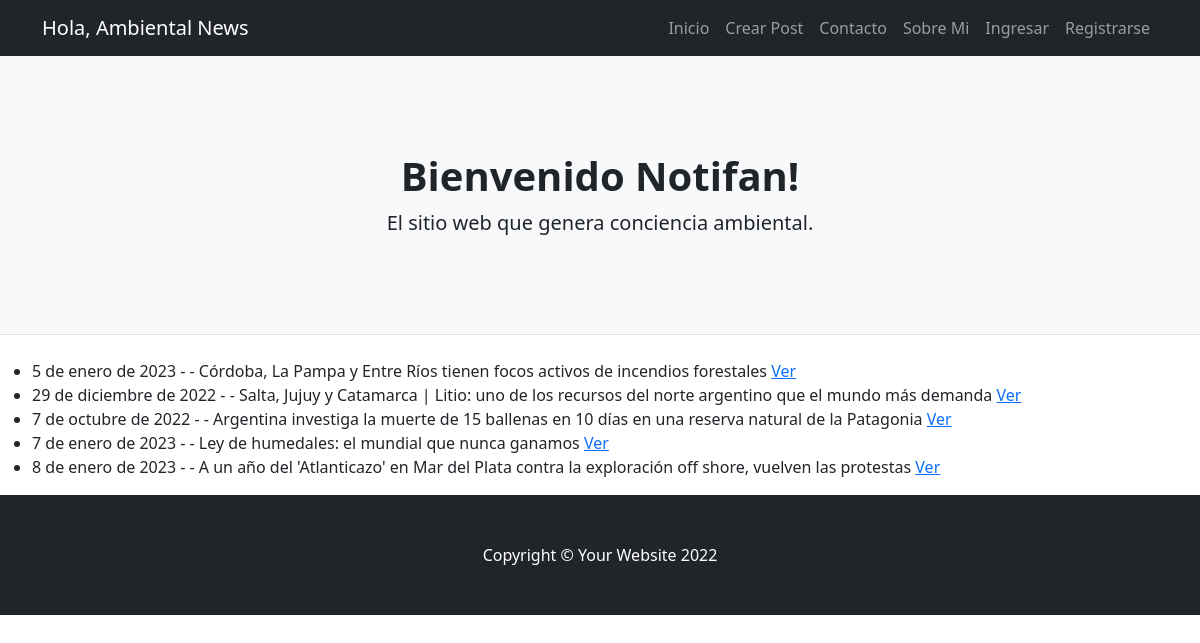
/ambientalnews/listar/, run on the app's committed database.
### ambientalnews/models.py (models this page shows)
class Post(models.Model):
    titulo = models.CharField(max_length=100)
    sub_titulo = models.CharField(max_length=100)
    texto = models.TextField(max_length=3000)
    publicado_el = models.DateField()
    imagen = models.ImageField(upload_to="posteos", null="True", blank=True)

### ambientalnews/views.py (the view)
# urls.py: path('ambientalnews/listar/', PostListar.as_view(), name='listar'),
class PostListar(ListView):
    model = Post

### ambientalnews/templates/ambientalnews/post_list.html (shortened to what this page needs)
{% extends 'ambientalnews/base.html' %}
{% block contenido %}
<ul>
{% for post in object_list %}
    <li>
        {{post.publicado_el}} - - {{post.titulo}}
        <a href="{% url 'post-detalle' post.id %}">Ver</a>
    </li>
{% endfor %}
</ul>
{% endblock %}

### data on the page
Post: publicado_el "5 de enero de 2023", titulo "Córdoba, La Pampa y Entre Ríos tienen focos activos de incendios forestales"
Post: publicado_el "29 de diciembre de 2022", titulo "Salta, Jujuy y Catamarca | Litio: uno de los recursos del norte argentino que el mundo más demanda"
Post: publicado_el "7 de octubre de 2022", titulo "Argentina investiga la muerte de 15 ballenas en 10 días en una reserva natural de la Patagonia"
Post: publicado_el "7 de enero de 2023", titulo "Ley de humedales: el mundial que nunca ganamos"
Post: publicado_el "8 de enero de 2023", titulo "A un año del 'Atlanticazo' en Mar del Plata contra la exploración off shore, vuelven las protestas"
